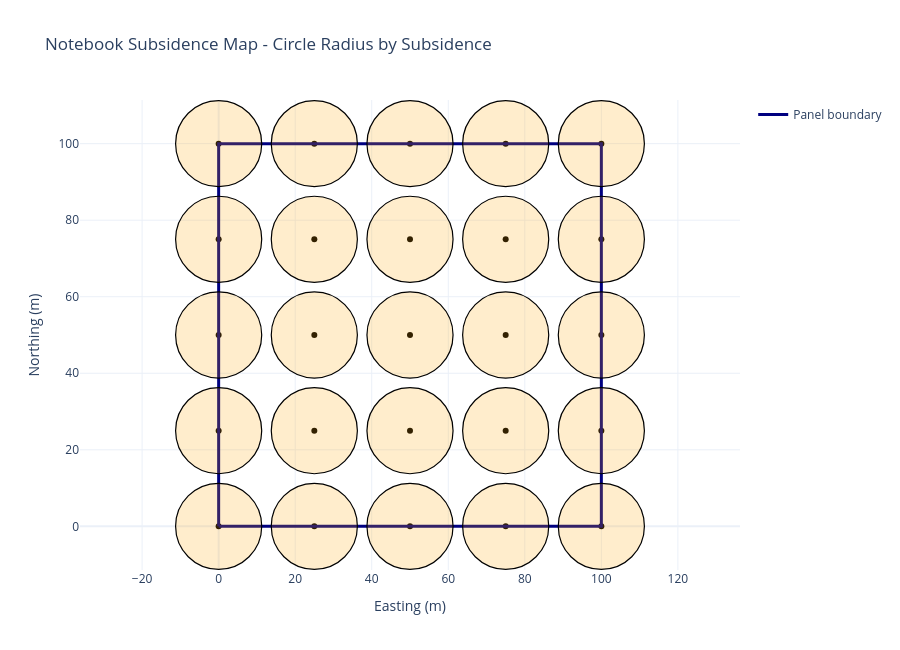

Write notebook code for a chart like this one.
### Markdown cell above
## Optional: Script-Style Run (No Widgets)

If widget rendering is unavailable in your environment, run this cell and adjust values directly in code.

### Code cell
panel_points = [(0.0, 0.0), (100.0, 0.0), (100.0, 100.0), (0.0, 100.0)]

report = create_report(
    panel_points=panel_points,
    thickness=2.5,
    depth_of_cover=300.0,
    extraction_ratio=1.0,
    subsidence_factor=0.5,
    new_ratio=1.4,
    angle_of_draw_deg=35.0,
    mesh_spacing=25.0,
)

print(format_report(report))
fig = build_plotly_map(report)
if fig is not None:
    fig.show()

plot_circle_mesh_view(report)

### Figure 1 — Plotly figure (JSON) as saved in the notebook; plotly's stock layout.template omitted (floating-point values rounded to 4 significant figures)
{"data": [{"hovertemplate": "E: %{x:.2f}<br>N: %{y:.2f}<br>S: 1250.00 mm<extra></extra>", "marker": {"color": "black", "size": 6}, "mode": "markers", "name": "Mesh point", "showlegend": false, "type": "scatter", "x": [0], "y": [0]}, {"hovertemplate": "E: %{x:.2f}<br>N: %{y:.2f}<br>S: 1250.00 mm<extra></extra>", "marker": {"color": "black", "size": 6}, "mode": "markers", "name": "Mesh point", "showlegend": false, "type": "scatter", "x": [0], "y": [25]}, {"hovertemplate": "E: %{x:.2f}<br>N: %{y:.2f}<br>S: 1250.00 mm<extra></extra>", "marker": {"color": "black", "size": 6}, "mode": "markers", "name": "Mesh point", "showlegend": false, "type": "scatter", "x": [0], "y": [50]}, {"hovertemplate": "E: %{x:.2f}<br>N: %{y:.2f}<br>S: 1250.00 mm<extra></extra>", "marker": {"color": "black", "size": 6}, "mode": "markers", "name": "Mesh point", "showlegend": false, "type": "scatter", "x": [0], "y": [75]}, {"hovertemplate": "E: %{x:.2f}<br>N: %{y:.2f}<br>S: 1250.00 mm<extra></extra>", "marker": {"color": "black", "size": 6}, "mode": "markers", "name": "Mesh point", "showlegend": false, "type": "scatter", "x": [0], "y": [100]}, {"hovertemplate": "E: %{x:.2f}<br>N: %{y:.2f}<br>S: 1250.00 mm<extra></extra>", "marker": {"color": "black", "size": 6}, "mode": "markers", "name": "Mesh point", "showlegend": false, "type": "scatter", "x": [25], "y": [0]}, {"hovertemplate": "E: %{x:.2f}<br>N: %{y:.2f}<br>S: 1250.00 mm<extra></extra>", "marker": {"color": "black", "size": 6}, "mode": "markers", "name": "Mesh point", "showlegend": false, "type": "scatter", "x": [25], "y": [25]}, {"hovertemplate": "E: %{x:.2f}<br>N: %{y:.2f}<br>S: 1250.00 mm<extra></extra>", "marker": {"color": "black", "size": 6}, "mode": "markers", "name": "Mesh point", "showlegend": false, "type": "scatter", "x": [25], "y": [50]}, {"hovertemplate": "E: %{x:.2f}<br>N: %{y:.2f}<br>S: 1250.00 mm<extra></extra>", "marker": {"color": "black", "size": 6}, "mode": "markers", "name": "Mesh point", "showlegend": false, "type": "scatter", "x": [25], "y": [75]}, {"hovertemplate": "E: %{x:.2f}<br>N: %{y:.2f}<br>S: 1250.00 mm<extra></extra>", "marker": {"color": "black", "size": 6}, "mode": "markers", "name": "Mesh point", "showlegend": false, "type": "scatter", "x": [25], "y": [100]}, {"hovertemplate": "E: %{x:.2f}<br>N: %{y:.2f}<br>S: 1250.00 mm<extra></extra>", "marker": {"color": "black", "size": 6}, "mode": "markers", "name": "Mesh point", "showlegend": false, "type": "scatter", "x": [50], "y": [0]}, {"hovertemplate": "E: %{x:.2f}<br>N: %{y:.2f}<br>S: 1250.00 mm<extra></extra>", "marker": {"color": "black", "size": 6}, "mode": "markers", "name": "Mesh point", "showlegend": false, "type": "scatter", "x": [50], "y": [25]}, {"hovertemplate": "E: %{x:.2f}<br>N: %{y:.2f}<br>S: 1250.00 mm<extra></extra>", "marker": {"color": "black", "size": 6}, "mode": "markers", "name": "Mesh point", "showlegend": false, "type": "scatter", "x": [50], "y": [50]}, {"hovertemplate": "E: %{x:.2f}<br>N: %{y:.2f}<br>S: 1250.00 mm<extra></extra>", "marker": {"color": "black", "size": 6}, "mode": "markers", "name": "Mesh point", "showlegend": false, "type": "scatter", "x": [50], "y": [75]}, {"hovertemplate": "E: %{x:.2f}<br>N: %{y:.2f}<br>S: 1250.00 mm<extra></extra>", "marker": {"color": "black", "size": 6}, "mode": "markers", "name": "Mesh point", "showlegend": false, "type": "scatter", "x": [50], "y": [100]}, {"hovertemplate": "E: %{x:.2f}<br>N: %{y:.2f}<br>S: 1250.00 mm<extra></extra>", "marker": {"color": "black", "size": 6}, "mode": "markers", "name": "Mesh point", "showlegend": false, "type": "scatter", "x": [75], "y": [0]}, {"hovertemplate": "E: %{x:.2f}<br>N: %{y:.2f}<br>S: 1250.00 mm<extra></extra>", "marker": {"color": "black", "size": 6}, "mode": "markers", "name": "Mesh point", "showlegend": false, "type": "scatter", "x": [75], "y": [25]}, {"hovertemplate": "E: %{x:.2f}<br>N: %{y:.2f}<br>S: 1250.00 mm<extra></extra>", "marker": {"color": "black", "size": 6}, "mode": "markers", "name": "Mesh point", "showlegend": false, "type": "scatter", "x": [75], "y": [50]}, {"hovertemplate": "E: %{x:.2f}<br>N: %{y:.2f}<br>S: 1250.00 mm<extra></extra>", "marker": {"color": "black", "size": 6}, "mode": "markers", "name": "Mesh point", "showlegend": false, "type": "scatter", "x": [75], "y": [75]}, {"hovertemplate": "E: %{x:.2f}<br>N: %{y:.2f}<br>S: 1250.00 mm<extra></extra>", "marker": {"color": "black", "size": 6}, "mode": "markers", "name": "Mesh point", "showlegend": false, "type": "scatter", "x": [75], "y": [100]}, {"hovertemplate": "E: %{x:.2f}<br>N: %{y:.2f}<br>S: 1250.00 mm<extra></extra>", "marker": {"color": "black", "size": 6}, "mode": "markers", "name": "Mesh point", "showlegend": false, "type": "scatter", "x": [100], "y": [0]}, {"hovertemplate": "E: %{x:.2f}<br>N: %{y:.2f}<br>S: 1250.00 mm<extra></extra>", "marker": {"color": "black", "size": 6}, "mode": "markers", "name": "Mesh point", "showlegend": false, "type": "scatter", "x": [100], "y": [25]}, {"hovertemplate": "E: %{x:.2f}<br>N: %{y:.2f}<br>S: 1250.00 mm<extra></extra>", "marker": {"color": "black", "size": 6}, "mode": "markers", "name": "Mesh point", "showlegend": false, "type": "scatter", "x": [100], "y": [50]}, {"hovertemplate": "E: %{x:.2f}<br>N: %{y:.2f}<br>S: 1250.00 mm<extra></extra>", "marker": {"color": "black", "size": 6}, "mode": "markers", "name": "Mesh point", "showlegend": false, "type": "scatter", "x": [100], "y": [75]}, {"hovertemplate": "E: %{x:.2f}<br>N: %{y:.2f}<br>S: 1250.00 mm<extra></extra>", "marker": {"color": "black", "size": 6}, "mode": "markers", "name": "Mesh point", "showlegend": false, "type": "scatter", "x": [100], "y": [100]}, {"hoverinfo": "skip", "line": {"color": "navy", "width": 3}, "mode": "lines", "name": "Panel boundary", "type": "scatter", "x": [0, 100, 100, 0, 0], "y": [0, 0, 100, 100, 0]}], "layout": {"height": 650, "shapes": [{"fillcolor": "rgba(255, 165, 0, 0.20)", "line": {"color": "black", "width": 1.2}, "type": "circle", "x0": -11.25, "x1": 11.25, "xref": "x", "y0": -11.25, "y1": 11.25, "yref": "y"}, {"fillcolor": "rgba(255, 165, 0, 0.20)", "line": {"color": "black", "width": 1.2}, "type": "circle", "x0": -11.25, "x1": 11.25, "xref": "x", "y0": 13.75, "y1": 36.25, "yref": "y"}, {"fillcolor": "rgba(255, 165, 0, 0.20)", "line": {"color": "black", "width": 1.2}, "type": "circle", "x0": -11.25, "x1": 11.25, "xref": "x", "y0": 38.75, "y1": 61.25, "yref": "y"}, {"fillcolor": "rgba(255, 165, 0, 0.20)", "line": {"color": "black", "width": 1.2}, "type": "circle", "x0": -11.25, "x1": 11.25, "xref": "x", "y0": 63.75, "y1": 86.25, "yref": "y"}, {"fillcolor": "rgba(255, 165, 0, 0.20)", "line": {"color": "black", "width": 1.2}, "type": "circle", "x0": -11.25, "x1": 11.25, "xref": "x", "y0": 88.75, "y1": 111.2, "yref": "y"}, {"fillcolor": "rgba(255, 165, 0, 0.20)", "line": {"color": "black", "width": 1.2}, "type": "circle", "x0": 13.75, "x1": 36.25, "xref": "x", "y0": -11.25, "y1": 11.25, "yref": "y"}, {"fillcolor": "rgba(255, 165, 0, 0.20)", "line": {"color": "black", "width": 1.2}, "type": "circle", "x0": 13.75, "x1": 36.25, "xref": "x", "y0": 13.75, "y1": 36.25, "yref": "y"}, {"fillcolor": "rgba(255, 165, 0, 0.20)", "line": {"color": "black", "width": 1.2}, "type": "circle", "x0": 13.75, "x1": 36.25, "xref": "x", "y0": 38.75, "y1": 61.25, "yref": "y"}, {"fillcolor": "rgba(255, 165, 0, 0.20)", "line": {"color": "black", "width": 1.2}, "type": "circle", "x0": 13.75, "x1": 36.25, "xref": "x", "y0": 63.75, "y1": 86.25, "yref": "y"}, {"fillcolor": "rgba(255, 165, 0, 0.20)", "line": {"color": "black", "width": 1.2}, "type": "circle", "x0": 13.75, "x1": 36.25, "xref": "x", "y0": 88.75, "y1": 111.2, "yref": "y"}, {"fillcolor": "rgba(255, 165, 0, 0.20)", "line": {"color": "black", "width": 1.2}, "type": "circle", "x0": 38.75, "x1": 61.25, "xref": "x", "y0": -11.25, "y1": 11.25, "yref": "y"}, {"fillcolor": "rgba(255, 165, 0, 0.20)", "line": {"color": "black", "width": 1.2}, "type": "circle", "x0": 38.75, "x1": 61.25, "xref": "x", "y0": 13.75, "y1": 36.25, "yref": "y"}, {"fillcolor": "rgba(255, 165, 0, 0.20)", "line": {"color": "black", "width": 1.2}, "type": "circle", "x0": 38.75, "x1": 61.25, "xref": "x", "y0": 38.75, "y1": 61.25, "yref": "y"}, {"fillcolor": "rgba(255, 165, 0, 0.20)", "line": {"color": "black", "width": 1.2}, "type": "circle", "x0": 38.75, "x1": 61.25, "xref": "x", "y0": 63.75, "y1": 86.25, "yref": "y"}, {"fillcolor": "rgba(255, 165, 0, 0.20)", "line": {"color": "black", "width": 1.2}, "type": "circle", "x0": 38.75, "x1": 61.25, "xref": "x", "y0": 88.75, "y1": 111.2, "yref": "y"}, {"fillcolor": "rgba(255, 165, 0, 0.20)", "line": {"color": "black", "width": 1.2}, "type": "circle", "x0": 63.75, "x1": 86.25, "xref": "x", "y0": -11.25, "y1": 11.25, "yref": "y"}, {"fillcolor": "rgba(255, 165, 0, 0.20)", "line": {"color": "black", "width": 1.2}, "type": "circle", "x0": 63.75, "x1": 86.25, "xref": "x", "y0": 13.75, "y1": 36.25, "yref": "y"}, {"fillcolor": "rgba(255, 165, 0, 0.20)", "line": {"color": "black", "width": 1.2}, "type": "circle", "x0": 63.75, "x1": 86.25, "xref": "x", "y0": 38.75, "y1": 61.25, "yref": "y"}, {"fillcolor": "rgba(255, 165, 0, 0.20)", "line": {"color": "black", "width": 1.2}, "type": "circle", "x0": 63.75, "x1": 86.25, "xref": "x", "y0": 63.75, "y1": 86.25, "yref": "y"}, {"fillcolor": "rgba(255, 165, 0, 0.20)", "line": {"color": "black", "width": 1.2}, "type": "circle", "x0": 63.75, "x1": 86.25, "xref": "x", "y0": 88.75, "y1": 111.2, "yref": "y"}, {"fillcolor": "rgba(255, 165, 0, 0.20)", "line": {"color": "black", "width": 1.2}, "type": "circle", "x0": 88.75, "x1": 111.2, "xref": "x", "y0": -11.25, "y1": 11.25, "yref": "y"}, {"fillcolor": "rgba(255, 165, 0, 0.20)", "line": {"color": "black", "width": 1.2}, "type": "circle", "x0": 88.75, "x1": 111.2, "xref": "x", "y0": 13.75, "y1": 36.25, "yref": "y"}, {"fillcolor": "rgba(255, 165, 0, 0.20)", "line": {"color": "black", "width": 1.2}, "type": "circle", "x0": 88.75, "x1": 111.2, "xref": "x", "y0": 38.75, "y1": 61.25, "yref": "y"}, {"fillcolor": "rgba(255, 165, 0, 0.20)", "line": {"color": "black", "width": 1.2}, "type": "circle", "x0": 88.75, "x1": 111.2, "xref": "x", "y0": 63.75, "y1": 86.25, "yref": "y"}, {"fillcolor": "rgba(255, 165, 0, 0.20)", "line": {"color": "black", "width": 1.2}, "type": "circle", "x0": 88.75, "x1": 111.2, "xref": "x", "y0": 88.75, "y1": 111.2, "yref": "y"}], "title": {"text": "Notebook Subsidence Map - Circle Radius by Subsidence"}, "xaxis": {"title": {"text": "Easting (m)"}}, "yaxis": {"scaleanchor": "x", "scaleratio": 1, "title": {"text": "Northing (m)"}}}}
